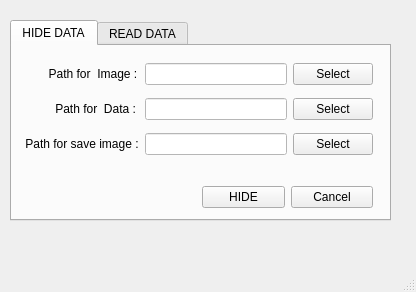
<?xml version="1.0" encoding="UTF-8"?>
<ui version="4.0">
 <class>Window_Image</class>
 <widget class="QMainWindow" name="Window_Image">
  <property name="geometry">
   <rect>
    <x>0</x>
    <y>0</y>
    <width>416</width>
    <height>292</height>
   </rect>
  </property>
  <property name="windowTitle">
   <string>Pixel play</string>
  </property>
  <widget class="QWidget" name="centralwidget">
   <widget class="QTabWidget" name="tabWidget">
    <property name="geometry">
     <rect>
      <x>10</x>
      <y>20</y>
      <width>381</width>
      <height>201</height>
     </rect>
    </property>
    <property name="currentIndex">
     <number>0</number>
    </property>
    <widget class="QWidget" name="tab_Hide_data">
     <attribute name="title">
      <string>HIDE DATA</string>
     </attribute>
     <widget class="QWidget" name="horizontalLayoutWidget">
      <property name="geometry">
       <rect>
        <x>190</x>
        <y>140</y>
        <width>171</width>
        <height>23</height>
       </rect>
      </property>
      <layout class="QHBoxLayout" name="horizontalLayout">
       <item>
        <widget class="QPushButton" name="pushButton_Hide">
         <property name="text">
          <string>HIDE</string>
         </property>
        </widget>
       </item>
       <item>
        <widget class="QPushButton" name="pushButton_Cancel_Hide">
         <property name="text">
          <string>Cancel</string>
         </property>
        </widget>
       </item>
      </layout>
     </widget>
     <widget class="QWidget" name="gridLayoutWidget">
      <property name="geometry">
       <rect>
        <x>10</x>
        <y>10</y>
        <width>351</width>
        <height>107</height>
       </rect>
      </property>
      <layout class="QGridLayout" name="gridLayout">
       <item row="1" column="1">
        <widget class="QLineEdit" name="lineEdit_data">
         <property name="styleSheet">
          <string notr="true">background-color: rgb(255, 255, 255);</string>
         </property>
        </widget>
       </item>
       <item row="2" column="1">
        <widget class="QLineEdit" name="lineEdit_Path_Save">
         <property name="styleSheet">
          <string notr="true">background-color: rgb(255, 255, 255);</string>
         </property>
        </widget>
       </item>
       <item row="1" column="0">
        <widget class="QLabel" name="label_2">
         <property name="text">
          <string>          Path for  Data :</string>
         </property>
        </widget>
       </item>
       <item row="1" column="2">
        <widget class="QPushButton" name="pushButton_path_data">
         <property name="text">
          <string>Select</string>
         </property>
        </widget>
       </item>
       <item row="0" column="1">
        <widget class="QLineEdit" name="lineEdit_Path">
         <property name="styleSheet">
          <string notr="true">background-color: rgb(255, 255, 255);</string>
         </property>
        </widget>
       </item>
       <item row="0" column="2">
        <widget class="QPushButton" name="pushButton_path_image">
         <property name="text">
          <string>Select</string>
         </property>
        </widget>
       </item>
       <item row="0" column="0">
        <widget class="QLabel" name="label">
         <property name="text">
          <string>        Path for  Image :</string>
         </property>
        </widget>
       </item>
       <item row="2" column="0">
        <widget class="QLabel" name="label_3">
         <property name="text">
          <string> Path for save image :</string>
         </property>
        </widget>
       </item>
       <item row="2" column="2">
        <widget class="QPushButton" name="pushButton_path_save">
         <property name="text">
          <string>Select</string>
         </property>
        </widget>
       </item>
      </layout>
     </widget>
    </widget>
    <widget class="QWidget" name="tab_2_Read_data">
     <attribute name="title">
      <string>READ DATA</string>
     </attribute>
     <widget class="QWidget" name="gridLayoutWidget_2">
      <property name="geometry">
       <rect>
        <x>10</x>
        <y>10</y>
        <width>351</width>
        <height>71</height>
       </rect>
      </property>
      <layout class="QGridLayout" name="gridLayout_2">
       <item row="1" column="0">
        <widget class="QLabel" name="label_5">
         <property name="text">
          <string>  Path for save data :</string>
         </property>
        </widget>
       </item>
       <item row="0" column="0">
        <widget class="QLabel" name="label_4">
         <property name="text">
          <string>         Path for image :</string>
         </property>
        </widget>
       </item>
       <item row="0" column="1">
        <widget class="QLineEdit" name="lineEdit_Path_img_hidden"/>
       </item>
       <item row="1" column="1">
        <widget class="QLineEdit" name="lineEdit_Path_save_data"/>
       </item>
       <item row="0" column="2">
        <widget class="QPushButton" name="pushButton_Image_hidden">
         <property name="text">
          <string>Select</string>
         </property>
        </widget>
       </item>
       <item row="1" column="2">
        <widget class="QPushButton" name="pushButton_Data_save">
         <property name="text">
          <string>Select</string>
         </property>
        </widget>
       </item>
      </layout>
     </widget>
     <widget class="QWidget" name="horizontalLayoutWidget_2">
      <property name="geometry">
       <rect>
        <x>190</x>
        <y>140</y>
        <width>171</width>
        <height>23</height>
       </rect>
      </property>
      <layout class="QHBoxLayout" name="horizontalLayout_2">
       <item>
        <widget class="QPushButton" name="pushButton_Load">
         <property name="text">
          <string>LOAD</string>
         </property>
        </widget>
       </item>
       <item>
        <widget class="QPushButton" name="pushButton_Cancel_Load">
         <property name="text">
          <string>Cancel</string>
         </property>
        </widget>
       </item>
      </layout>
     </widget>
    </widget>
   </widget>
  </widget>
  <widget class="QMenuBar" name="menubar">
   <property name="geometry">
    <rect>
     <x>0</x>
     <y>0</y>
     <width>416</width>
     <height>20</height>
    </rect>
   </property>
  </widget>
  <widget class="QStatusBar" name="statusbar"/>
 </widget>
 <resources/>
 <connections/>
</ui>
